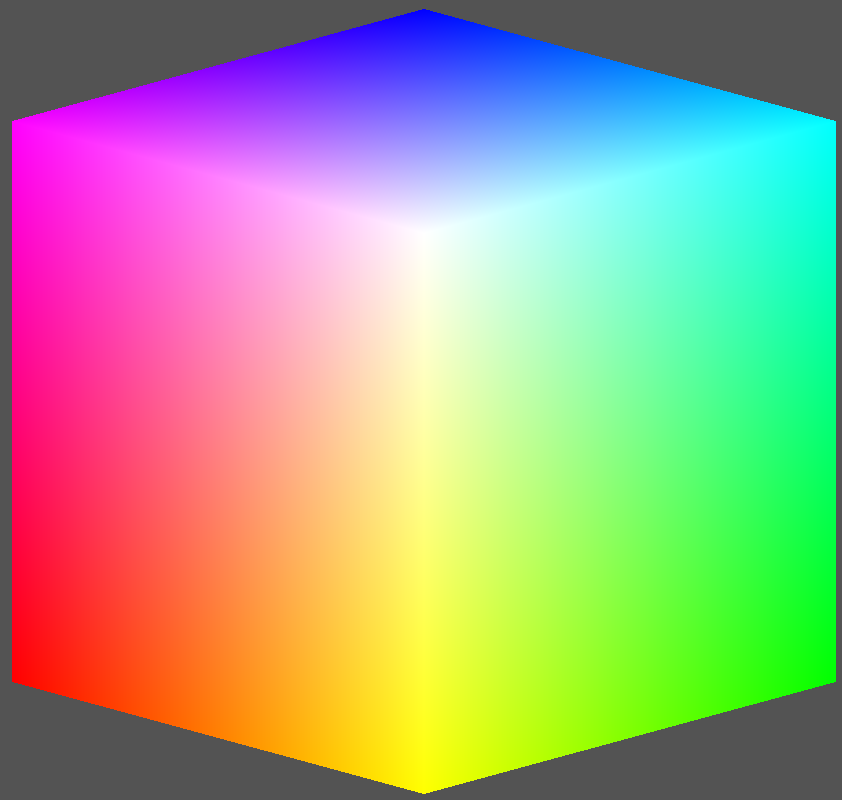
#> input picture vini/vinicius_workspace/14-02-19/rgbcube_kBKG.png, 842 x 800 px
$ python colors3.py
#> lines starting #> are read from the running program, lines starting #| are printed output that depends on the picture
# -*- coding: utf-8 -*-
"""
Created on Thu Feb 14 09:48:26 2019

@author: alunoic
"""
#%%
import cv2
import matplotlib.pyplot as plt

img = cv2.imread('rgbcube_kBKG.png', cv2.IMREAD_COLOR)
#> img is the input picture: shape (800, 842, 3); mean B, G, R 137.1, 163.4, 163.4
bgr = cv2.split(img)
colormap = 1


plt.subplot('221'); plt.title('B');plt.imshow(cv2.applyColorMap(bgr[0], colormap))
plt.subplot('222'); plt.title('G');plt.imshow(cv2.applyColorMap(bgr[1], colormap))
plt.subplot('223'); plt.title('R');plt.imshow(cv2.applyColorMap(bgr[2], colormap))
plt.subplot('224'); plt.title('Original');plt.imshow(cv2.cvtColor(img, cv2.COLOR_BGR2RGB))


plt.show()
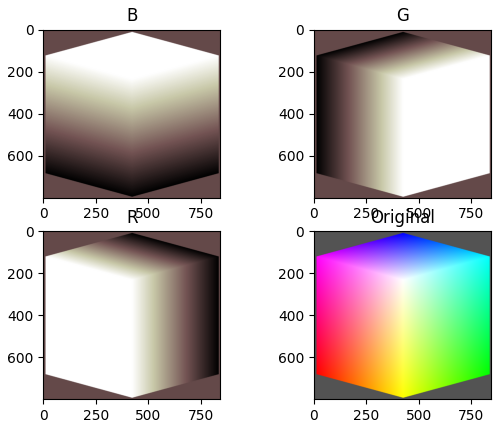
#> figure drawn by matplotlib, 4 panels

$ run again, with vini/vinicius_workspace/14-02-19/baboon.png copied over vini/vinicius_workspace/14-02-19/rgbcube_kBKG.png
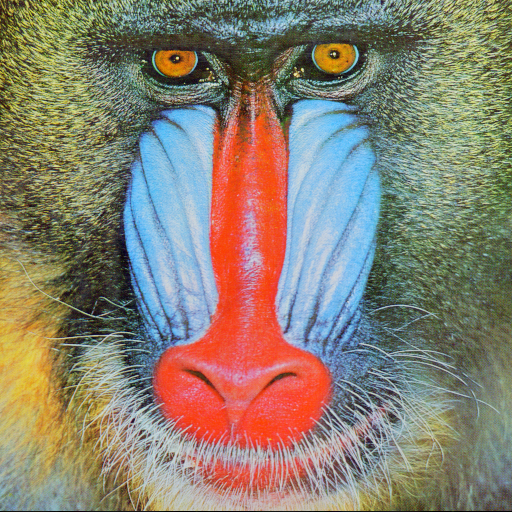
#> input picture vini/vinicius_workspace/14-02-19/baboon.png, 512 x 512 px
#> img is the input picture: shape (512, 512, 3); mean B, G, R 113.1, 128.9, 137.4
#> `plt.show()`:
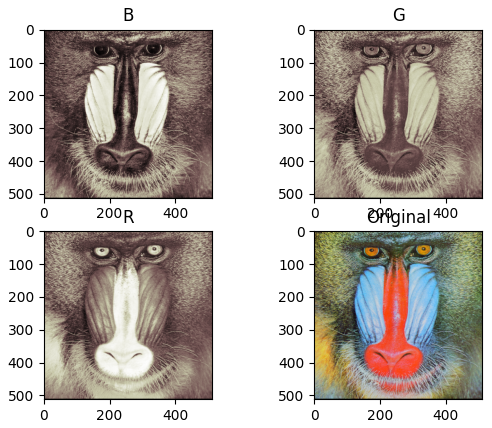
#> figure drawn by matplotlib, 4 panels
